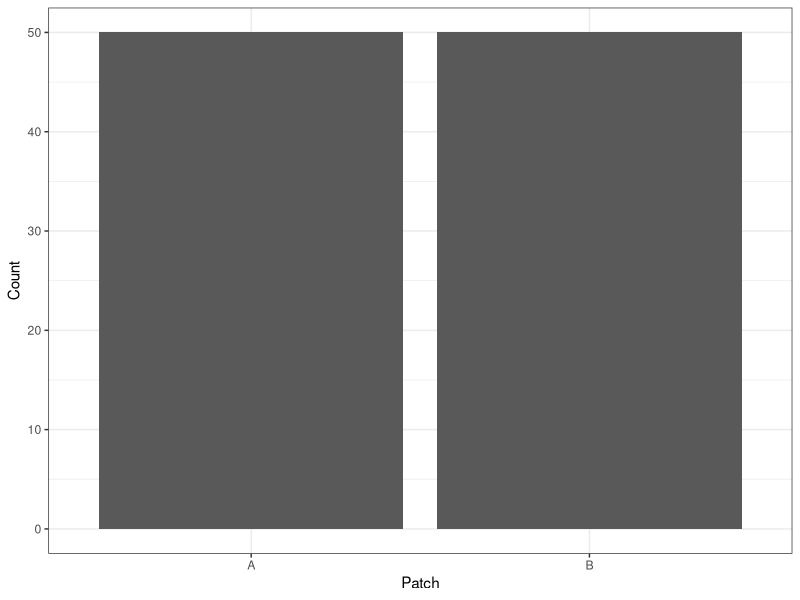
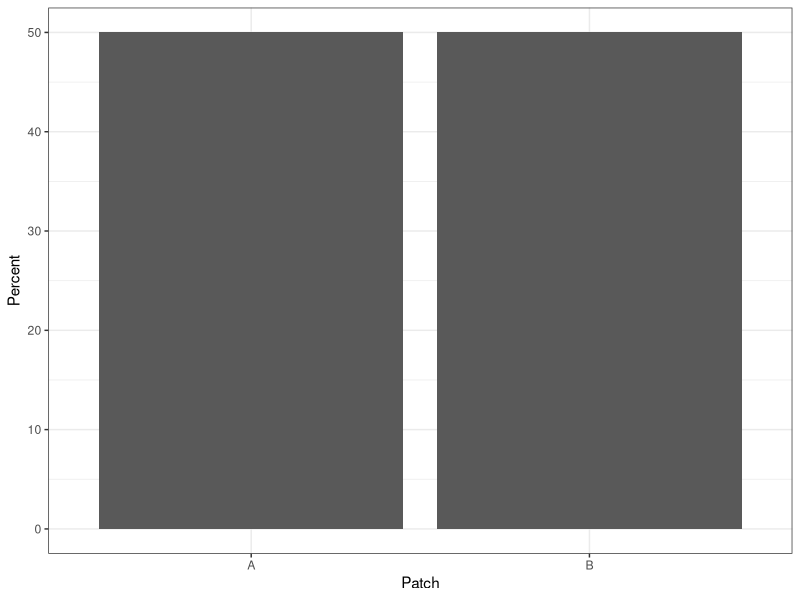
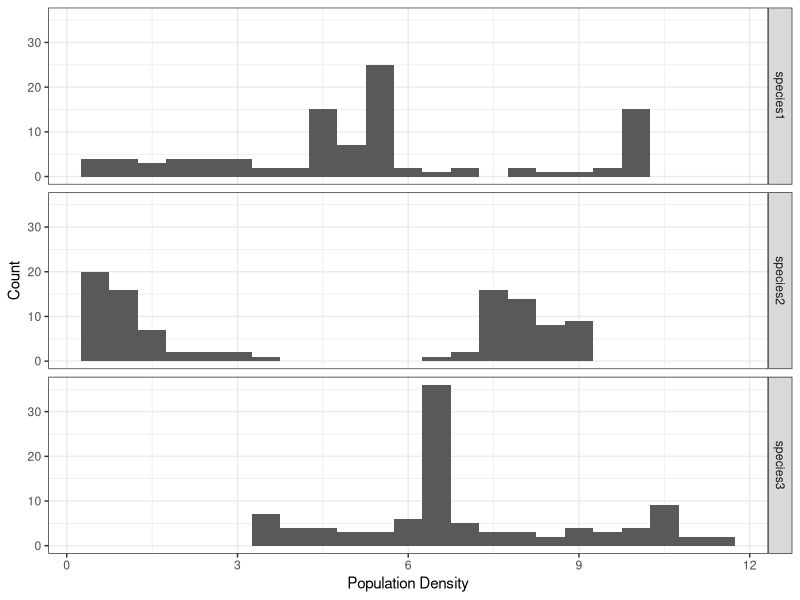
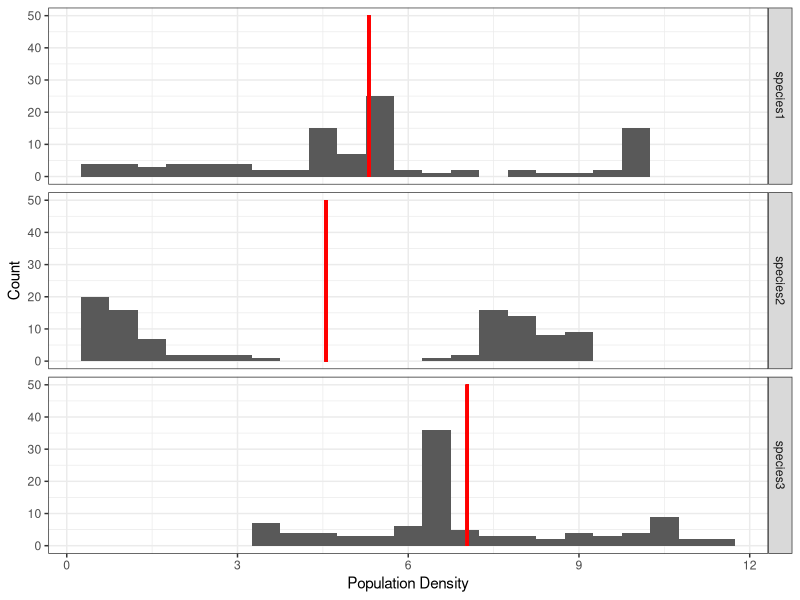

Write R code to recreate these figures, in order.
## ---- chunk 1
require(tidyverse)

pop <- read_csv("pop_data.csv")

## ---- chunk 2
#| label: fig-dist-abs
#| fig-cap: Distribution of patches of land with their absolute frequency.

ggplot(pop) + aes(x = patch) + geom_bar() +
  theme_bw() + labs(x = "Patch", y = "Count")

## ---- chunk 3
#| label: fig-dist-rel
#| fig-cap: Distribution of patches of land with their relative frequency.


ggplot(pop) + 
  ## Changes the calculation of the y-axis to (count / sum(count)) * 100 instead of the default, count
  aes(x = patch, y = after_stat(count / sum(count))*100) +
  geom_bar() +
  theme_bw() + 
  labs(x = "Patch", y = "Percent")

## ---- chunk 4
#| label: fig-dist
#| fig-cap: The distribution of densitites for three different species.

## Groups the values for simpler visualization
pop |> 
  pivot_longer(
    -c(patch,time)
  ) |> 
ggplot() + aes(x = value) + 
  geom_histogram(binwidth = 0.5) + 
  theme_bw() + 
  ## Facets the histogram based on species
  facet_grid(rows = vars(name)) +
  labs(x = "Population Density", y = "Count")

## ---- chunk 5

pop |> 
  pivot_longer(
    -c(patch,time),
    # Gives proper names to the transformed variables
    names_to = "Species",
    values_to = "Density"
  ) |> 
  group_by(Species) |> 
  summarize(
    mean = mean(Density)
  )

## ---- chunk 6
#| label: fig-dist-mean
#| fig-cap: The density distribution of three different species with marked means in red.


## Groups the values for simpler visualization
pop |> 
  pivot_longer(
    -c(patch,time),
    names_to = "Species",
    values_to = "Density"
  ) |> 
  # Adds mean values to the data set prior to visualization
  group_by(Species) |> 
  mutate(
    mean = mean(Density)
  ) |> 
  ## Begins visualization
ggplot() + aes(x = Density) + 
  geom_histogram(binwidth = 0.5) + 
  theme_bw() + 
  # Facets the histogram based on species
  facet_grid(rows = vars(Species)) +
  labs(x = "Population Density", y = "Count") +
  # Adds a custom segment to the visualization
  geom_segment(
    aes(
      # Defines the start and end values of the segment
      x = mean, xend = mean, 
      y = 0, yend = 50
      ),
    # Defines the width and color of the segment
    linewidth = 1,
    color = "red"
  )

## ---- chunk 7

# Order the densities from lowest to largest
sort(pop$species1)

# Find the position of the median
n <- length(pop$species1)

position <- (n + 1)/2

# The position is 50.5

# Use vector indexing to find observation 50 and 51
sort(pop$species1)[c(50, 51)]

# The median is the mean of the two observations
sort(pop$species1)[c(50, 51)] |> 
  mean()

## ---- chunk 8

quartiles <- 
  quantile(
    pop$species1,
    probs = c(0.25, 0.50, 0.75)
  )

quartiles

